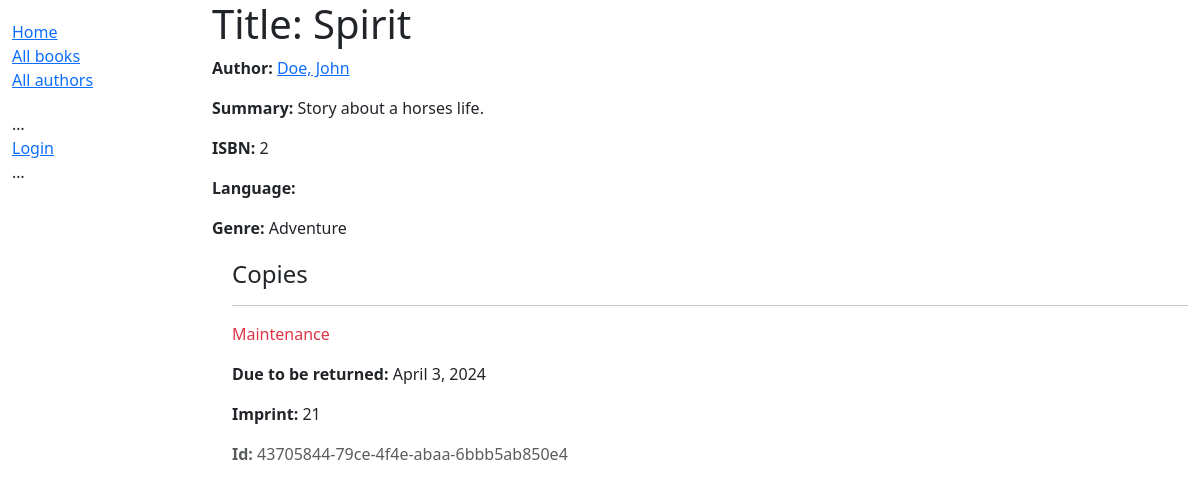
/catalog/book/2, run on an earlier commit of the app's database.
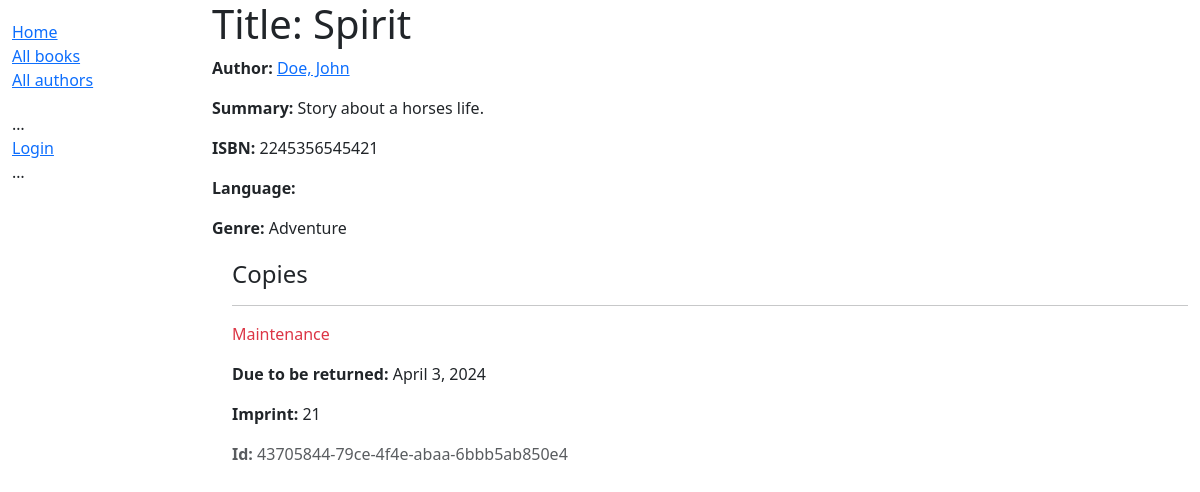
And on a later commit of the database.
### catalog/models.py (models this page shows, shortened)
class Book(models.Model):
    title = models.CharField(max_length=200)
    author = models.ForeignKey('Author', on_delete=models.RESTRICT, null=True)
    summary = models.TextField(
        max_length=1000, help_text="Enter a brief description of the book")
    isbn = models.CharField('ISBN', max_length=13,
                            unique=True,
                            help_text='13 Character <a href="https://www.isbn-international.org/content/what-isbn'
                                      '">ISBN number</a>')
    genre = models.ManyToManyField(
        Genre, help_text="Select a genre for this book")
    def display_genre(self):
        return ', '.join(genre.name for genre in self.genre.all()[:3])
    display_genre.short_description = 'Genre'

class Author(models.Model):
    first_name = models.CharField(max_length=100)
    last_name = models.CharField(max_length=100)
    date_of_birth = models.DateField(null=True, blank=True)
    date_of_death = models.DateField('Died', null=True, blank=True)
    class Meta:
        ordering = ['last_name', 'first_name']
    def __str__(self):
        return f'{self.last_name}, {self.first_name}'
    class Meta:
        ordering = ['last_name']

class Genre(models.Model):
    name = models.CharField(
        max_length=200,
        unique=True,
        help_text="Enter a book genre (e.g. Science Fiction, French Poetry etc.)"
    )
    def __str__(self):
        return self.name
    class Meta:
        constraints = [
            UniqueConstraint(
                Lower('name'),
                name='genre_name_case_insensitive_unique',
                violation_error_message = "Genre already exists (case insensitive match)"
            ),
        ]

### catalog/views.py (the view)
# urls.py: path('book/<int:pk>', views.BookDetailView.as_view(), name='book-detail'),
class BookDetailView(generic.DetailView):
    model = Book

### catalog/templates/catalog/book_detail.html
{% extends "base_generic.html" %}
{% block content %}
  <h1>Title: {{ book.title }}</h1>
  <p><strong>Author:</strong> <a href="">{{ book.author }}</a></p>
  <p><strong>Summary:</strong> {{ book.summary }}</p>
  <p><strong>ISBN:</strong> {{ book.isbn }}</p>
  <p><strong>Language:</strong> {{ book.language }}</p>
  <p><strong>Genre:</strong> {{ book.genre.all|join:", " }}</p>
  <div style="margin-left:20px;margin-top:20px">
    <h4>Copies</h4>
    {% for copy in book.bookinstance_set.all %}
      <hr />
      <p
        class="{% if copy.status == 'a' %}text-success{% elif copy.status == 'm' %}text-danger{% else %}text-warning{% endif %}">
        {{ copy.get_status_display }}
      </p>
      {% if copy.status != 'a' %}
        <p><strong>Due to be returned:</strong> {{ copy.due_back }}</p>
      {% endif %}
      <p><strong>Imprint:</strong> {{ copy.imprint }}</p>
      <p class="text-muted"><strong>Id:</strong> {{ copy.id }}</p>
    {% endfor %}
  </div>
{% endblock %}

What changed in the data, as far as the page shows it:
changed Book "Story about a horses life.": isbn "2" → "2245356545421"
